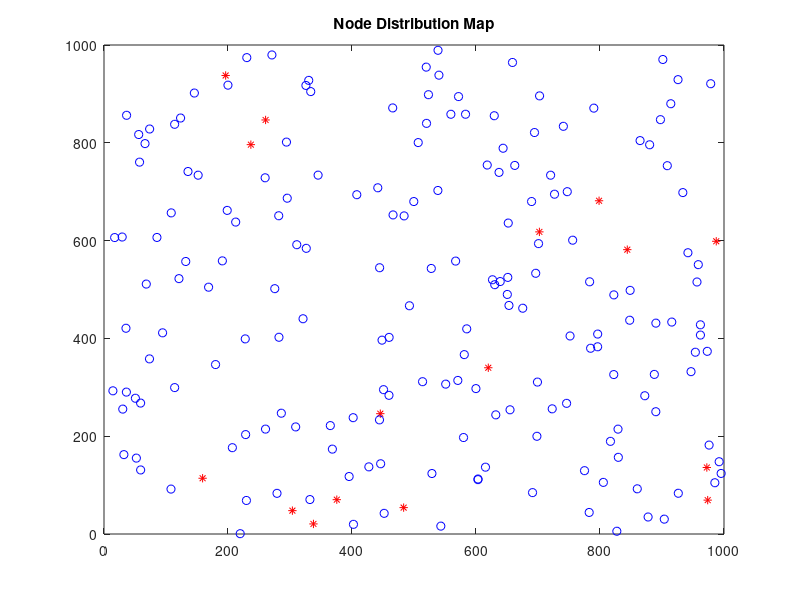

The MATLAB source for this figure:
load coordinates.mat;
figure;
hold on;
box on;
plot(all_nodes.true(1:all_nodes.anchors_n,1),all_nodes.true(1:all_nodes.anchors_n,2),'r*');
plot(all_nodes.true(all_nodes.anchors_n+1:all_nodes.nodes_n,1),all_nodes.true(all_nodes.anchors_n+1:all_nodes.nodes_n,2),'bo');
axis([0,all_nodes.square_L,0,all_nodes.square_L]);
title(' Node Distribution Map ');
try %draw a regularly distributed grid line	
    x=0:all_nodes.grid_L:all_nodes.square_L;
    set(gca,'XTick',x);
    set(gca,'XTickLabel',num2cell(x));
    set(gca,'YTick',x);
    set(gca,'YTickLabel',num2cell(x));
    grid on;
catch
    %none
end
try % draw the boundary of the C-type area
    square_L=all_nodes.square_L;
    area=all_nodes.area;
    plot([area(2) area(2)],[area(3) area(4)],'-k',[area(2) square_L],[area(3) area(3)],'-k',[area(2) square_L],[area(4) area(4)],'-k');    
catch
   %none 
end
disp('~~~~~~~~~~~~~~~~~~~~~~~~Node distribution graph~~~~~~~~~~~~~~~~~~~~~~~~~~');
disp([num2str(all_nodes.nodes_n),'nodes,','where',num2str(all_nodes.anchors_n),' anchor nodes']);
disp('Red* means anchor node, blue O means unknown node');
